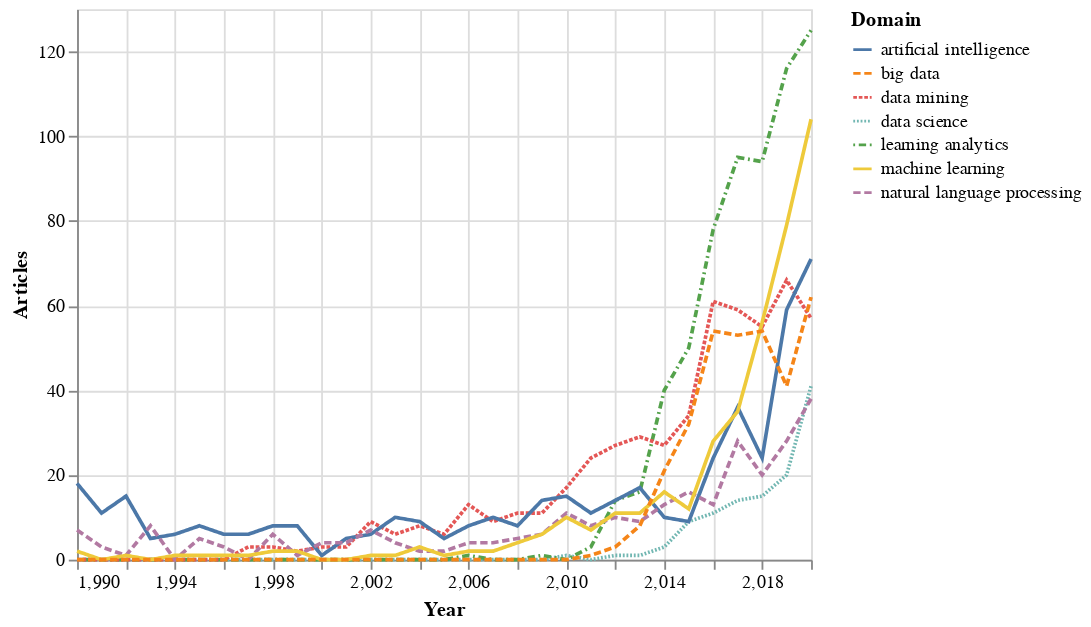

Write notebook code for a chart like this one.
### Code cell
alt.Chart(df).mark_line().encode(
    x="Year:Q",
    y="Articles:Q",
    tooltip=["Articles"],
    color="Domain",
    strokeDash="Domain",
)

### Figure 1 — Vega-Lite specification as saved in the notebook (floating-point values rounded to 4 significant figures; data arrays with more than 128 entries replaced by an {"elided": "..."} marker saying what was removed)
{"config": {"view": {"continuousWidth": 400, "continuousHeight": 300}}, "data": {"name": "data-215e818f8e1138cdbf173a60ef5352bf"}, "mark": "line", "encoding": {"color": {"type": "nominal", "field": "Domain"}, "strokeDash": {"type": "nominal", "field": "Domain"}, "tooltip": [{"type": "quantitative", "field": "Articles"}], "x": {"type": "quantitative", "field": "Year"}, "y": {"type": "quantitative", "field": "Articles"}}, "$schema": "https://vega.github.io/schema/vega-lite/v4.8.1.json", "datasets": {"data-215e818f8e1138cdbf173a60ef5352bf": {"elided": "217 records"}}}
